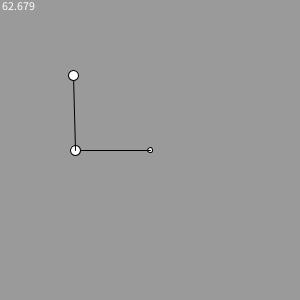
Frame 1 (no input)
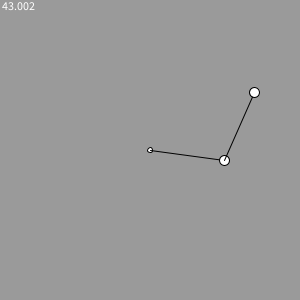
Frame 60 (the mouse pressed at the canvas centre just before this capture)
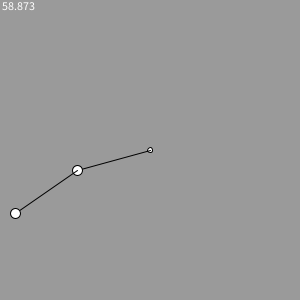
Frame 120 (the mouse held since frame 60 and released just before this capture)

The Processing sketch that drew these frames (run headless with seeded random() and noise(); from frame 60 on, the mouse is pressed at the canvas centre):

// Processing sketch: pendulum_double
// ── pendulum_double.pde
static float g = 0.4;

DoublePendulum pendulum;

public void setup(){
  size(300,300);
  pendulum = new DoublePendulum(new PVector(150,150),75,radians(90),75,radians(179));
}

public void draw(){
  background(154);
  text(frameRate, 0, 10);
  pendulum.go();
}

// ── doublePendulum.pde
public class DoublePendulum{
  PVector origin;
  float m1 = 2;
  float m2 = 2;
  
  PVector m1_pos;
  PVector m1_v;
  PVector m1_a;
  float m1_r;
  float m1_angle;
  float m1_angle_v = 0;
  float m1_angle_a;
  
  PVector m2_pos;
  PVector m2_v;
  PVector m2_a;
  float m2_r;
  float m2_angle;
  float m2_angle_v = 0;
  float m2_angle_a;
  
  public DoublePendulum(PVector origin,float m1_r,float m1_angle,float m2_r,float m2_angle){
      this.origin = origin;
      this.m1_r = m1_r;
      this.m1_angle = m1_angle;
      this.m2_r = m2_r;
      this.m2_angle = m2_angle;
  }
  
  
  public void go(){
    this.update();
    this.render();
  }
  
  public void update(){
    this.updateData();
    this.m1_pos.add(m1_v);
    this.m1_v.add(m1_a);
    
    this.m2_pos.add(m2_v);
    this.m2_v.add(m2_a);
    
    this.m1_angle_v += this.m1_angle_a;
    this.m2_angle_v += this.m2_angle_a;
    this.m1_angle += this.m1_angle_v;
    this.m2_angle += this.m2_angle_v;
    
    m1_angle_v *= 0.99999;
    m2_angle_v *= 0.99999;
  }
  
  public void render(){
    ellipse(origin.x,origin.y,5,5);
    line(origin.x,origin.y,m1_pos.x,m1_pos.y);
    ellipse(m1_pos.x,m1_pos.y,10,10);
    line(m1_pos.x,m1_pos.y,m2_pos.x,m2_pos.y);
    ellipse(m2_pos.x,m2_pos.y,10,10);
  }
  
  public void updateData(){
      this.m1_angle_a = (float)( ( -g * (2 * m1 + m2) * sin(m1_angle) - m2 * g * sin(m1_angle - 2 * m2_angle) - 2 * sin(m1_angle - m2_angle) * m2 * (m2_angle_v * m2_angle_v * m2_r + m1_angle_v * m1_angle_v * m1_r * cos(m1_angle - m2_angle)) )/(m1_r * (2 * m1 + m2 - m2 * cos(2 * m1_angle - 2 * m2_angle))) );
      this.m2_angle_a = (float)( ( 2 * sin(m1_angle - m2_angle)*(m1_angle_v * m1_angle_v * m1_r * (m1 + m2) + g * (m1 + m2) * cos(m1_angle) + m2_angle_v * m2_angle_v * m2_r * m2 * cos(m1_angle - m2_angle)) )/(m2_r * (2 * m1 + m2 - m2 * cos(2 * m1_angle - 2 * m2_angle))) );
       
      this.m1_pos = new PVector(m1_r * -sin(m1_angle) + origin.x,-m1_r * -cos(m1_angle) + origin.y);
      this.m2_pos = new PVector(m1_pos.x + m2_r * -sin(m2_angle),m1_pos.y - m2_r * -cos(m2_angle));
      this.m1_v = new PVector(m1_angle_v * m1_r * cos(m1_angle),m1_angle_v * m1_r * sin(m1_angle));
      this.m2_v = new PVector(m1_v.x + m2_angle_v * m2_r * cos(m2_angle),m1_v.y + m2_angle_v * m2_r * sin(m2_angle));
      this.m1_a = new PVector((float)( -m1_angle_v * m1_angle_v * m1_r * sin(m1_angle) + m1_angle_a * m1_r * cos(m1_angle) ),(float)( m1_angle_v * m1_angle_v * m1_r * cos(m1_angle) + m1_angle_a * m1_r * sin(m1_angle) ));
      this.m2_a = new PVector((float)(m1_a.x - m2_angle_v * m2_angle_v * m2_r * sin(m2_angle) + m2_angle_a * m2_r * cos(m2_angle)),(float)(m1_a.y + m2_angle_v * m2_angle_v * m2_r * cos(m2_angle) + m2_angle_a * m2_r * sin(m2_angle)));
  }
}
